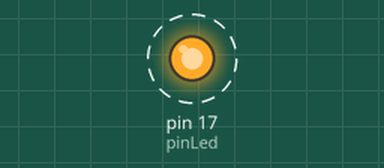
Bench run of a sketch on a simulated Arduino Uno, built with avr-gcc and run on an emulated ATmega328P. Parts: output pins drawn as LEDs (lit = HIGH). Dashed ring = blinking.

Above: at 0.5 s.
Timing chart, 0 to 4.6 s (numbered marks = the images above):
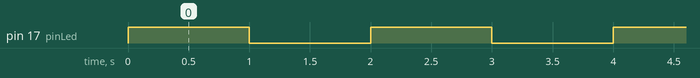

Measured:
- by itself, pin 17 (pinLed): alternates HIGH for 1.0 s and LOW for 1.0 s

The sketch:

Turn_on_one_LED.ino
```cpp
//Asignación de valor PIN
const int pinLed = 17;

//Configuración del de trabajo modo en el PIN
void setup() {
  pinMode(pinLed, OUTPUT);

}

//Elavoración de comportamiento iterativo de la ESP32
void loop() {
  digitalWrite(pinLed, HIGH);
  delay(1000);
  digitalWrite(pinLed, LOW);
  delay(1000);
}

/*
MATERIALES PARA LA PRUEBA:
  *1 ESP32-WROOM
  *2 a 3 Cables
  *1 Resistencia
  *1 Led

ANOTACIONES:
  CODIGO:
  - Se les puede asignar como constante numerico el PIN con el cual se esta trabajando
  - Recordar que setup tiene como uno de sus uso la configuración del modo de trabajo en el PIN (INPUT, OUTPUT, etc)
  - Recordar que loop será el espacio de codigo que configurara el comportamiento de la ESP32 a la hora de su funcionamiento al verlo en el enzamble
  - Poner siempre ; en cada linea de codigo

  ENZAMBLE:
  - El PIN GND corresponde a la conexión negativa(-)
  - Los PINES numericos representan a conxiones positivas(+)
  - La parte larga del LED se concta a la conexión positiva(+), mientras que la más corta corresponde a la negativa(-)


NOTA:
  - Si no funciona el sistema enzamblado utilizando el GND y n°17 requerira revisar si la energía en primer lugar llega al led
*/
```
